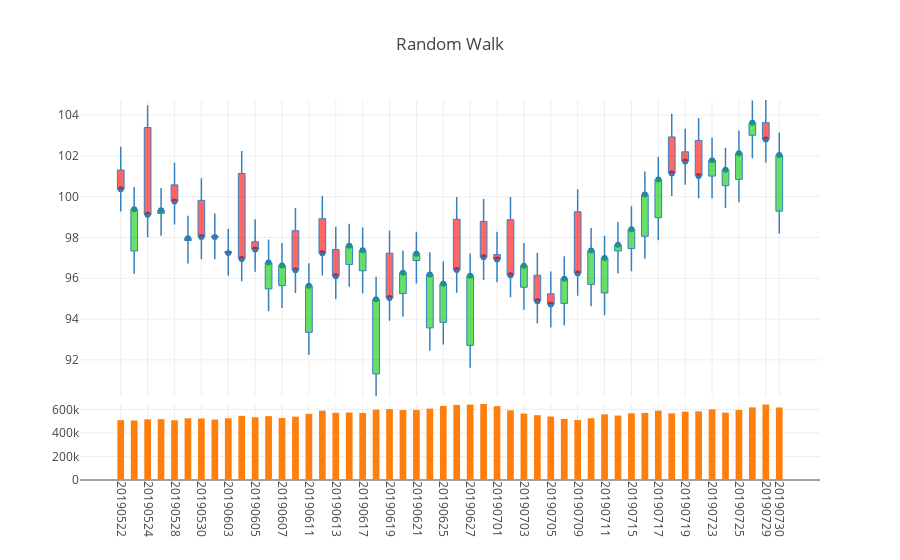

The cell this chart's notebook holds for it:
### Code cell
fig1 = dgc.PlotlyCandles(df_pseudo.iloc[-50:],number_of_ticks_display=20,title='Random Walk')
iplot(fig1.get_figure())

### Figure 1 — Plotly figure (JSON) as saved in the notebook; plotly's stock layout.template omitted (floating-point values rounded to 4 significant figures)
{"data": [{"hoverinfo": "text", "mode": "markers", "text": ["date: 20190522.0<br>open: 101.31<br>high: 102.45<br>low: 99.27<br>close: 100.36<br>volume: 508189.0", "date: 20190523.0<br>open: 97.34<br>high: 100.48<br>low: 96.22<br>close: 99.38<br>volume: 505512.0", "date: 20190524.0<br>open: 103.39<br>high: 104.48<br>low: 98.01<br>close: 99.11<br>volume: 515390.0", "date: 20190527.0<br>open: 99.18<br>high: 100.42<br>low: 98.08<br>close: 99.33<br>volume: 517170.0", "date: 20190528.0<br>open: 100.58<br>high: 101.68<br>low: 98.64<br>close: 99.76<br>volume: 507294.0", "date: 20190529.0<br>open: 97.85<br>high: 99.06<br>low: 96.73<br>close: 97.96<br>volume: 524174.0", "date: 20190530.0<br>open: 99.82<br>high: 100.91<br>low: 96.93<br>close: 98.03<br>volume: 522681.0", "date: 20190531.0<br>open: 98.07<br>high: 99.18<br>low: 96.93<br>close: 98.02<br>volume: 513723.0", "date: 20190603.0<br>open: 97.31<br>high: 98.43<br>low: 96.13<br>close: 97.24<br>volume: 524228.0", "date: 20190604.0<br>open: 101.14<br>high: 102.24<br>low: 95.85<br>close: 96.95<br>volume: 544952.0", "date: 20190605.0<br>open: 97.79<br>high: 98.89<br>low: 96.32<br>close: 97.41<br>volume: 533178.0", "date: 20190606.0<br>open: 95.48<br>high: 97.9<br>low: 94.38<br>close: 96.77<br>volume: 542283.0", "date: 20190607.0<br>open: 95.64<br>high: 97.73<br>low: 94.54<br>close: 96.63<br>volume: 526258.0", "date: 20190610.0<br>open: 98.33<br>high: 99.44<br>low: 95.28<br>close: 96.4<br>volume: 538453.0", "date: 20190611.0<br>open: 93.35<br>high: 96.74<br>low: 92.24<br>close: 95.63<br>volume: 561944.0", "date: 20190612.0<br>open: 98.92<br>high: 100.03<br>low: 96.14<br>close: 97.23<br>volume: 588815.0", "date: 20190613.0<br>open: 97.41<br>high: 98.53<br>low: 94.99<br>close: 96.1<br>volume: 571027.0", "date: 20190614.0<br>open: 96.68<br>high: 98.67<br>low: 95.58<br>close: 97.59<br>volume: 573271.0", "date: 20190617.0<br>open: 96.37<br>high: 98.49<br>low: 95.26<br>close: 97.37<br>volume: 570063.0", "date: 20190618.0<br>open: 91.31<br>high: 96.08<br>low: 90.21<br>close: 94.97<br>volume: 598076.0", "date: 20190619.0<br>open: 97.23<br>high: 98.34<br>low: 93.92<br>close: 95.03<br>volume: 601930.0", "date: 20190620.0<br>open: 95.25<br>high: 97.36<br>low: 94.12<br>close: 96.27<br>volume: 594289.0", "date: 20190621.0<br>open: 96.87<br>high: 98.28<br>low: 95.74<br>close: 97.2<br>volume: 594720.0", "date: 20190624.0<br>open: 93.57<br>high: 97.28<br>low: 92.45<br>close: 96.19<br>volume: 606445.0", "date: 20190625.0<br>open: 93.84<br>high: 96.82<br>low: 92.75<br>close: 95.73<br>volume: 629321.0", "date: 20190626.0<br>open: 98.89<br>high: 99.98<br>low: 95.29<br>close: 96.41<br>volume: 637696.0", "date: 20190627.0<br>open: 92.71<br>high: 97.21<br>low: 91.61<br>close: 96.13<br>volume: 640868.0", "date: 20190628.0<br>open: 98.79<br>high: 99.89<br>low: 95.92<br>close: 97.03<br>volume: 645630.0", "date: 20190701.0<br>open: 97.16<br>high: 98.28<br>low: 95.81<br>close: 96.92<br>volume: 627348.0", "date: 20190702.0<br>open: 98.87<br>high: 99.98<br>low: 95.07<br>close: 96.15<br>volume: 591945.0", "date: 20190703.0<br>open: 95.56<br>high: 97.73<br>low: 94.46<br>close: 96.62<br>volume: 564548.0", "date: 20190704.0<br>open: 96.15<br>high: 97.25<br>low: 93.78<br>close: 94.88<br>volume: 550666.0", "date: 20190705.0<br>open: 95.24<br>high: 96.33<br>low: 93.59<br>close: 94.72<br>volume: 538959.0", "date: 20190708.0<br>open: 94.77<br>high: 97.08<br>low: 93.68<br>close: 95.98<br>volume: 518851.0", "date: 20190709.0<br>open: 99.26<br>high: 100.36<br>low: 95.14<br>close: 96.24<br>volume: 508969.0", "date: 20190710.0<br>open: 95.7<br>high: 98.47<br>low: 94.63<br>close: 97.36<br>volume: 524536.0", "date: 20190711.0<br>open: 95.28<br>high: 98.08<br>low: 94.19<br>close: 96.99<br>volume: 557674.0", "date: 20190712.0<br>open: 97.34<br>high: 98.76<br>low: 96.23<br>close: 97.64<br>volume: 547407.0", "date: 20190715.0<br>open: 97.46<br>high: 99.53<br>low: 96.35<br>close: 98.4<br>volume: 566988.0", "date: 20190716.0<br>open: 98.06<br>high: 101.23<br>low: 96.96<br>close: 100.11<br>volume: 570074.0", "date: 20190717.0<br>open: 98.97<br>high: 101.96<br>low: 97.87<br>close: 100.84<br>volume: 588760.0", "date: 20190718.0<br>open: 102.93<br>high: 104.06<br>low: 100.03<br>close: 101.14<br>volume: 565762.0", "date: 20190719.0<br>open: 102.2<br>high: 103.33<br>low: 100.59<br>close: 101.72<br>volume: 580302.0", "date: 20190722.0<br>open: 102.76<br>high: 103.86<br>low: 99.92<br>close: 101.02<br>volume: 583273.0", "date: 20190723.0<br>open: 101.01<br>high: 102.89<br>low: 99.92<br>close: 101.79<br>volume: 599763.0", "date: 20190724.0<br>open: 100.54<br>high: 102.4<br>low: 99.45<br>close: 101.32<br>volume: 572154.0", "date: 20190725.0<br>open: 100.85<br>high: 103.24<br>low: 99.73<br>close: 102.13<br>volume: 595131.0", "date: 20190726.0<br>open: 103.01<br>high: 104.72<br>low: 101.89<br>close: 103.62<br>volume: 616860.0", "date: 20190729.0<br>open: 103.63<br>high: 104.74<br>low: 101.68<br>close: 102.8<br>volume: 640899.0", "date: 20190730.0<br>open: 99.29<br>high: 103.15<br>low: 98.2<br>close: 102.04<br>volume: 615994.0"], "type": "scatter", "uid": "d60fe08c-b2f0-11e9-8863-8c859025e7f9", "x": [1, 2, 3, 4, 5, 6, 7, 8, 9, 10, 11, 12, 13, 14, 15, 16, 17, 18, 19, 20, 21, 22, 23, 24, 25, 26, 27, 28, 29, 30, 31, 32, 33, 34, 35, 36, 37, 38, 39, 40, 41, 42, 43, 44, 45, 46, 47, 48, 49, 50], "xaxis": "x", "y": [100.4, 99.38, 99.11, 99.33, 99.76, 97.96, 98.03, 98.02, 97.24, 96.95, 97.41, 96.77, 96.63, 96.4, 95.63, 97.23, 96.1, 97.59, 97.37, 94.97, 95.03, 96.27, 97.2, 96.19, 95.73, 96.41, 96.13, 97.03, 96.92, 96.15, 96.62, 94.88, 94.72, 95.98, 96.24, 97.36, 96.99, 97.64, 98.4, 100.1, 100.8, 101.1, 101.7, 101.0, 101.8, 101.3, 102.1, 103.6, 102.8, 102.0], "yaxis": "y"}, {"type": "bar", "uid": "d61198f0-b2f0-11e9-a62a-8c859025e7f9", "width": 0.5, "x": [1, 2, 3, 4, 5, 6, 7, 8, 9, 10, 11, 12, 13, 14, 15, 16, 17, 18, 19, 20, 21, 22, 23, 24, 25, 26, 27, 28, 29, 30, 31, 32, 33, 34, 35, 36, 37, 38, 39, 40, 41, 42, 43, 44, 45, 46, 47, 48, 49, 50], "xaxis": "x", "y": [508189, 505512, 515390, 517170, 507294, 524174, 522681, 513723, 524228, 544952, 533178, 542283, 526258, 538453, 561944, 588815, 571027, 573271, 570063, 598076, 601930, 594289, 594720, 606445, 629321, 637696, 640868, 645630, 627348, 591945, 564548, 550666, 538959, 518851, 508969, 524536, 557674, 547407, 566988, 570074, 588760, 565762, 580302, 583273, 599763, 572154, 595131, 616860, 640899, 615994], "yaxis": "y2"}], "layout": {"margin": {"t": 100}, "shapes": [{"line": {"color": "rgb(55, 128, 191)", "width": 1.5}, "type": "line", "x0": 1, "x1": 1, "y0": 99.27, "y1": 100.4}, {"line": {"color": "rgb(55, 128, 191)", "width": 1.5}, "type": "line", "x0": 2, "x1": 2, "y0": 96.22, "y1": 97.34}, {"line": {"color": "rgb(55, 128, 191)", "width": 1.5}, "type": "line", "x0": 3, "x1": 3, "y0": 98.01, "y1": 99.11}, {"line": {"color": "rgb(55, 128, 191)", "width": 1.5}, "type": "line", "x0": 4, "x1": 4, "y0": 98.08, "y1": 99.18}, {"line": {"color": "rgb(55, 128, 191)", "width": 1.5}, "type": "line", "x0": 5, "x1": 5, "y0": 98.64, "y1": 99.76}, {"line": {"color": "rgb(55, 128, 191)", "width": 1.5}, "type": "line", "x0": 6, "x1": 6, "y0": 96.73, "y1": 97.85}, {"line": {"color": "rgb(55, 128, 191)", "width": 1.5}, "type": "line", "x0": 7, "x1": 7, "y0": 96.93, "y1": 98.03}, {"line": {"color": "rgb(55, 128, 191)", "width": 1.5}, "type": "line", "x0": 8, "x1": 8, "y0": 96.93, "y1": 98.02}, {"line": {"color": "rgb(55, 128, 191)", "width": 1.5}, "type": "line", "x0": 9, "x1": 9, "y0": 96.13, "y1": 97.24}, {"line": {"color": "rgb(55, 128, 191)", "width": 1.5}, "type": "line", "x0": 10, "x1": 10, "y0": 95.85, "y1": 96.95}, {"line": {"color": "rgb(55, 128, 191)", "width": 1.5}, "type": "line", "x0": 11, "x1": 11, "y0": 96.32, "y1": 97.41}, {"line": {"color": "rgb(55, 128, 191)", "width": 1.5}, "type": "line", "x0": 12, "x1": 12, "y0": 94.38, "y1": 95.48}, {"line": {"color": "rgb(55, 128, 191)", "width": 1.5}, "type": "line", "x0": 13, "x1": 13, "y0": 94.54, "y1": 95.64}, {"line": {"color": "rgb(55, 128, 191)", "width": 1.5}, "type": "line", "x0": 14, "x1": 14, "y0": 95.28, "y1": 96.4}, {"line": {"color": "rgb(55, 128, 191)", "width": 1.5}, "type": "line", "x0": 15, "x1": 15, "y0": 92.24, "y1": 93.35}, {"line": {"color": "rgb(55, 128, 191)", "width": 1.5}, "type": "line", "x0": 16, "x1": 16, "y0": 96.14, "y1": 97.23}, {"line": {"color": "rgb(55, 128, 191)", "width": 1.5}, "type": "line", "x0": 17, "x1": 17, "y0": 94.99, "y1": 96.1}, {"line": {"color": "rgb(55, 128, 191)", "width": 1.5}, "type": "line", "x0": 18, "x1": 18, "y0": 95.58, "y1": 96.68}, {"line": {"color": "rgb(55, 128, 191)", "width": 1.5}, "type": "line", "x0": 19, "x1": 19, "y0": 95.26, "y1": 96.37}, {"line": {"color": "rgb(55, 128, 191)", "width": 1.5}, "type": "line", "x0": 20, "x1": 20, "y0": 90.21, "y1": 91.31}, {"line": {"color": "rgb(55, 128, 191)", "width": 1.5}, "type": "line", "x0": 21, "x1": 21, "y0": 93.92, "y1": 95.03}, {"line": {"color": "rgb(55, 128, 191)", "width": 1.5}, "type": "line", "x0": 22, "x1": 22, "y0": 94.12, "y1": 95.25}, {"line": {"color": "rgb(55, 128, 191)", "width": 1.5}, "type": "line", "x0": 23, "x1": 23, "y0": 95.74, "y1": 96.87}, {"line": {"color": "rgb(55, 128, 191)", "width": 1.5}, "type": "line", "x0": 24, "x1": 24, "y0": 92.45, "y1": 93.57}, {"line": {"color": "rgb(55, 128, 191)", "width": 1.5}, "type": "line", "x0": 25, "x1": 25, "y0": 92.75, "y1": 93.84}, {"line": {"color": "rgb(55, 128, 191)", "width": 1.5}, "type": "line", "x0": 26, "x1": 26, "y0": 95.29, "y1": 96.41}, {"line": {"color": "rgb(55, 128, 191)", "width": 1.5}, "type": "line", "x0": 27, "x1": 27, "y0": 91.61, "y1": 92.71}, {"line": {"color": "rgb(55, 128, 191)", "width": 1.5}, "type": "line", "x0": 28, "x1": 28, "y0": 95.92, "y1": 97.03}, {"line": {"color": "rgb(55, 128, 191)", "width": 1.5}, "type": "line", "x0": 29, "x1": 29, "y0": 95.81, "y1": 96.92}, {"line": {"color": "rgb(55, 128, 191)", "width": 1.5}, "type": "line", "x0": 30, "x1": 30, "y0": 95.07, "y1": 96.15}, {"line": {"color": "rgb(55, 128, 191)", "width": 1.5}, "type": "line", "x0": 31, "x1": 31, "y0": 94.46, "y1": 95.56}, {"line": {"color": "rgb(55, 128, 191)", "width": 1.5}, "type": "line", "x0": 32, "x1": 32, "y0": 93.78, "y1": 94.88}, {"line": {"color": "rgb(55, 128, 191)", "width": 1.5}, "type": "line", "x0": 33, "x1": 33, "y0": 93.59, "y1": 94.72}, {"line": {"color": "rgb(55, 128, 191)", "width": 1.5}, "type": "line", "x0": 34, "x1": 34, "y0": 93.68, "y1": 94.77}, {"line": {"color": "rgb(55, 128, 191)", "width": 1.5}, "type": "line", "x0": 35, "x1": 35, "y0": 95.14, "y1": 96.24}, {"line": {"color": "rgb(55, 128, 191)", "width": 1.5}, "type": "line", "x0": 36, "x1": 36, "y0": 94.63, "y1": 95.7}, {"line": {"color": "rgb(55, 128, 191)", "width": 1.5}, "type": "line", "x0": 37, "x1": 37, "y0": 94.19, "y1": 95.28}, {"line": {"color": "rgb(55, 128, 191)", "width": 1.5}, "type": "line", "x0": 38, "x1": 38, "y0": 96.23, "y1": 97.34}, {"line": {"color": "rgb(55, 128, 191)", "width": 1.5}, "type": "line", "x0": 39, "x1": 39, "y0": 96.35, "y1": 97.46}, {"line": {"color": "rgb(55, 128, 191)", "width": 1.5}, "type": "line", "x0": 40, "x1": 40, "y0": 96.96, "y1": 98.06}, {"line": {"color": "rgb(55, 128, 191)", "width": 1.5}, "type": "line", "x0": 41, "x1": 41, "y0": 97.87, "y1": 98.97}, {"line": {"color": "rgb(55, 128, 191)", "width": 1.5}, "type": "line", "x0": 42, "x1": 42, "y0": 100.0, "y1": 101.1}, {"line": {"color": "rgb(55, 128, 191)", "width": 1.5}, "type": "line", "x0": 43, "x1": 43, "y0": 100.6, "y1": 101.7}, {"line": {"color": "rgb(55, 128, 191)", "width": 1.5}, "type": "line", "x0": 44, "x1": 44, "y0": 99.92, "y1": 101.0}, {"line": {"color": "rgb(55, 128, 191)", "width": 1.5}, "type": "line", "x0": 45, "x1": 45, "y0": 99.92, "y1": 101.0}, {"line": {"color": "rgb(55, 128, 191)", "width": 1.5}, "type": "line", "x0": 46, "x1": 46, "y0": 99.45, "y1": 100.5}, {"line": {"color": "rgb(55, 128, 191)", "width": 1.5}, "type": "line", "x0": 47, "x1": 47, "y0": 99.73, "y1": 100.8}, {"line": {"color": "rgb(55, 128, 191)", "width": 1.5}, "type": "line", "x0": 48, "x1": 48, "y0": 101.9, "y1": 103.0}, {"line": {"color": "rgb(55, 128, 191)", "width": 1.5}, "type": "line", "x0": 49, "x1": 49, "y0": 101.7, "y1": 102.8}, {"line": {"color": "rgb(55, 128, 191)", "width": 1.5}, "type": "line", "x0": 50, "x1": 50, "y0": 98.2, "y1": 99.29}, {"fillcolor": "rgba(255, 0, 0, 0.6)", "line": {"color": "rgb(55, 128, 191)", "width": 1}, "type": "rect", "x0": 0.75, "x1": 1.25, "xref": "x", "y0": 100.4, "y1": 101.3, "yref": "y"}, {"fillcolor": "rgba(0, 204, 0, 0.6)", "line": {"color": "rgb(55, 128, 191)", "width": 1}, "type": "rect", "x0": 1.75, "x1": 2.25, "xref": "x", "y0": 97.34, "y1": 99.38, "yref": "y"}, {"fillcolor": "rgba(255, 0, 0, 0.6)", "line": {"color": "rgb(55, 128, 191)", "width": 1}, "type": "rect", "x0": 2.75, "x1": 3.25, "xref": "x", "y0": 99.11, "y1": 103.4, "yref": "y"}, {"fillcolor": "rgba(0, 204, 0, 0.6)", "line": {"color": "rgb(55, 128, 191)", "width": 1}, "type": "rect", "x0": 3.75, "x1": 4.25, "xref": "x", "y0": 99.18, "y1": 99.33, "yref": "y"}, {"fillcolor": "rgba(255, 0, 0, 0.6)", "line": {"color": "rgb(55, 128, 191)", "width": 1}, "type": "rect", "x0": 4.75, "x1": 5.25, "xref": "x", "y0": 99.76, "y1": 100.6, "yref": "y"}, {"fillcolor": "rgba(0, 204, 0, 0.6)", "line": {"color": "rgb(55, 128, 191)", "width": 1}, "type": "rect", "x0": 5.75, "x1": 6.25, "xref": "x", "y0": 97.85, "y1": 97.96, "yref": "y"}, {"fillcolor": "rgba(255, 0, 0, 0.6)", "line": {"color": "rgb(55, 128, 191)", "width": 1}, "type": "rect", "x0": 6.75, "x1": 7.25, "xref": "x", "y0": 98.03, "y1": 99.82, "yref": "y"}, {"fillcolor": "rgba(255, 0, 0, 0.6)", "line": {"color": "rgb(55, 128, 191)", "width": 1}, "type": "rect", "x0": 7.75, "x1": 8.25, "xref": "x", "y0": 98.02, "y1": 98.07, "yref": "y"}, {"fillcolor": "rgba(255, 0, 0, 0.6)", "line": {"color": "rgb(55, 128, 191)", "width": 1}, "type": "rect", "x0": 8.75, "x1": 9.25, "xref": "x", "y0": 97.24, "y1": 97.31, "yref": "y"}, {"fillcolor": "rgba(255, 0, 0, 0.6)", "line": {"color": "rgb(55, 128, 191)", "width": 1}, "type": "rect", "x0": 9.75, "x1": 10.25, "xref": "x", "y0": 96.95, "y1": 101.1, "yref": "y"}, {"fillcolor": "rgba(255, 0, 0, 0.6)", "line": {"color": "rgb(55, 128, 191)", "width": 1}, "type": "rect", "x0": 10.75, "x1": 11.25, "xref": "x", "y0": 97.41, "y1": 97.79, "yref": "y"}, {"fillcolor": "rgba(0, 204, 0, 0.6)", "line": {"color": "rgb(55, 128, 191)", "width": 1}, "type": "rect", "x0": 11.75, "x1": 12.25, "xref": "x", "y0": 95.48, "y1": 96.77, "yref": "y"}, {"fillcolor": "rgba(0, 204, 0, 0.6)", "line": {"color": "rgb(55, 128, 191)", "width": 1}, "type": "rect", "x0": 12.75, "x1": 13.25, "xref": "x", "y0": 95.64, "y1": 96.63, "yref": "y"}, {"fillcolor": "rgba(255, 0, 0, 0.6)", "line": {"color": "rgb(55, 128, 191)", "width": 1}, "type": "rect", "x0": 13.75, "x1": 14.25, "xref": "x", "y0": 96.4, "y1": 98.33, "yref": "y"}, {"fillcolor": "rgba(0, 204, 0, 0.6)", "line": {"color": "rgb(55, 128, 191)", "width": 1}, "type": "rect", "x0": 14.75, "x1": 15.25, "xref": "x", "y0": 93.35, "y1": 95.63, "yref": "y"}, {"fillcolor": "rgba(255, 0, 0, 0.6)", "line": {"color": "rgb(55, 128, 191)", "width": 1}, "type": "rect", "x0": 15.75, "x1": 16.25, "xref": "x", "y0": 97.23, "y1": 98.92, "yref": "y"}, {"fillcolor": "rgba(255, 0, 0, 0.6)", "line": {"color": "rgb(55, 128, 191)", "width": 1}, "type": "rect", "x0": 16.75, "x1": 17.25, "xref": "x", "y0": 96.1, "y1": 97.41, "yref": "y"}, {"fillcolor": "rgba(0, 204, 0, 0.6)", "line": {"color": "rgb(55, 128, 191)", "width": 1}, "type": "rect", "x0": 17.75, "x1": 18.25, "xref": "x", "y0": 96.68, "y1": 97.59, "yref": "y"}, {"fillcolor": "rgba(0, 204, 0, 0.6)", "line": {"color": "rgb(55, 128, 191)", "width": 1}, "type": "rect", "x0": 18.75, "x1": 19.25, "xref": "x", "y0": 96.37, "y1": 97.37, "yref": "y"}, {"fillcolor": "rgba(0, 204, 0, 0.6)", "line": {"color": "rgb(55, 128, 191)", "width": 1}, "type": "rect", "x0": 19.75, "x1": 20.25, "xref": "x", "y0": 91.31, "y1": 94.97, "yref": "y"}, {"fillcolor": "rgba(255, 0, 0, 0.6)", "line": {"color": "rgb(55, 128, 191)", "width": 1}, "type": "rect", "x0": 20.75, "x1": 21.25, "xref": "x", "y0": 95.03, "y1": 97.23, "yref": "y"}, {"fillcolor": "rgba(0, 204, 0, 0.6)", "line": {"color": "rgb(55, 128, 191)", "width": 1}, "type": "rect", "x0": 21.75, "x1": 22.25, "xref": "x", "y0": 95.25, "y1": 96.27, "yref": "y"}, {"fillcolor": "rgba(0, 204, 0, 0.6)", "line": {"color": "rgb(55, 128, 191)", "width": 1}, "type": "rect", "x0": 22.75, "x1": 23.25, "xref": "x", "y0": 96.87, "y1": 97.2, "yref": "y"}, {"fillcolor": "rgba(0, 204, 0, 0.6)", "line": {"color": "rgb(55, 128, 191)", "width": 1}, "type": "rect", "x0": 23.75, "x1": 24.25, "xref": "x", "y0": 93.57, "y1": 96.19, "yref": "y"}, {"fillcolor": "rgba(0, 204, 0, 0.6)", "line": {"color": "rgb(55, 128, 191)", "width": 1}, "type": "rect", "x0": 24.75, "x1": 25.25, "xref": "x", "y0": 93.84, "y1": 95.73, "yref": "y"}, {"fillcolor": "rgba(255, 0, 0, 0.6)", "line": {"color": "rgb(55, 128, 191)", "width": 1}, "type": "rect", "x0": 25.75, "x1": 26.25, "xref": "x", "y0": 96.41, "y1": 98.89, "yref": "y"}, {"fillcolor": "rgba(0, 204, 0, 0.6)", "line": {"color": "rgb(55, 128, 191)", "width": 1}, "type": "rect", "x0": 26.75, "x1": 27.25, "xref": "x", "y0": 92.71, "y1": 96.13, "yref": "y"}, {"fillcolor": "rgba(255, 0, 0, 0.6)", "line": {"color": "rgb(55, 128, 191)", "width": 1}, "type": "rect", "x0": 27.75, "x1": 28.25, "xref": "x", "y0": 97.03, "y1": 98.79, "yref": "y"}, {"fillcolor": "rgba(255, 0, 0, 0.6)", "line": {"color": "rgb(55, 128, 191)", "width": 1}, "type": "rect", "x0": 28.75, "x1": 29.25, "xref": "x", "y0": 96.92, "y1": 97.16, "yref": "y"}, {"fillcolor": "rgba(255, 0, 0, 0.6)", "line": {"color": "rgb(55, 128, 191)", "width": 1}, "type": "rect", "x0": 29.75, "x1": 30.25, "xref": "x", "y0": 96.15, "y1": 98.87, "yref": "y"}, {"fillcolor": "rgba(0, 204, 0, 0.6)", "line": {"color": "rgb(55, 128, 191)", "width": 1}, "type": "rect", "x0": 30.75, "x1": 31.25, "xref": "x", "y0": 95.56, "y1": 96.62, "yref": "y"}, {"fillcolor": "rgba(255, 0, 0, 0.6)", "line": {"color": "rgb(55, 128, 191)", "width": 1}, "type": "rect", "x0": 31.75, "x1": 32.25, "xref": "x", "y0": 94.88, "y1": 96.15, "yref": "y"}, {"fillcolor": "rgba(255, 0, 0, 0.6)", "line": {"color": "rgb(55, 128, 191)", "width": 1}, "type": "rect", "x0": 32.75, "x1": 33.25, "xref": "x", "y0": 94.72, "y1": 95.24, "yref": "y"}, {"fillcolor": "rgba(0, 204, 0, 0.6)", "line": {"color": "rgb(55, 128, 191)", "width": 1}, "type": "rect", "x0": 33.75, "x1": 34.25, "xref": "x", "y0": 94.77, "y1": 95.98, "yref": "y"}, {"fillcolor": "rgba(255, 0, 0, 0.6)", "line": {"color": "rgb(55, 128, 191)", "width": 1}, "type": "rect", "x0": 34.75, "x1": 35.25, "xref": "x", "y0": 96.24, "y1": 99.26, "yref": "y"}, {"fillcolor": "rgba(0, 204, 0, 0.6)", "line": {"color": "rgb(55, 128, 191)", "width": 1}, "type": "rect", "x0": 35.75, "x1": 36.25, "xref": "x", "y0": 95.7, "y1": 97.36, "yref": "y"}, {"fillcolor": "rgba(0, 204, 0, 0.6)", "line": {"color": "rgb(55, 128, 191)", "width": 1}, "type": "rect", "x0": 36.75, "x1": 37.25, "xref": "x", "y0": 95.28, "y1": 96.99, "yref": "y"}, {"fillcolor": "rgba(0, 204, 0, 0.6)", "line": {"color": "rgb(55, 128, 191)", "width": 1}, "type": "rect", "x0": 37.75, "x1": 38.25, "xref": "x", "y0": 97.34, "y1": 97.64, "yref": "y"}, {"fillcolor": "rgba(0, 204, 0, 0.6)", "line": {"color": "rgb(55, 128, 191)", "width": 1}, "type": "rect", "x0": 38.75, "x1": 39.25, "xref": "x", "y0": 97.46, "y1": 98.4, "yref": "y"}, {"fillcolor": "rgba(0, 204, 0, 0.6)", "line": {"color": "rgb(55, 128, 191)", "width": 1}, "type": "rect", "x0": 39.75, "x1": 40.25, "xref": "x", "y0": 98.06, "y1": 100.1, "yref": "y"}, {"fillcolor": "rgba(0, 204, 0, 0.6)", "line": {"color": "rgb(55, 128, 191)", "width": 1}, "type": "rect", "x0": 40.75, "x1": 41.25, "xref": "x", "y0": 98.97, "y1": 100.8, "yref": "y"}, {"fillcolor": "rgba(255, 0, 0, 0.6)", "line": {"color": "rgb(55, 128, 191)", "width": 1}, "type": "rect", "x0": 41.75, "x1": 42.25, "xref": "x", "y0": 101.1, "y1": 102.9, "yref": "y"}, {"fillcolor": "rgba(255, 0, 0, 0.6)", "line": {"color": "rgb(55, 128, 191)", "width": 1}, "type": "rect", "x0": 42.75, "x1": 43.25, "xref": "x", "y0": 101.7, "y1": 102.2, "yref": "y"}, {"fillcolor": "rgba(255, 0, 0, 0.6)", "line": {"color": "rgb(55, 128, 191)", "width": 1}, "type": "rect", "x0": 43.75, "x1": 44.25, "xref": "x", "y0": 101.0, "y1": 102.8, "yref": "y"}, {"fillcolor": "rgba(0, 204, 0, 0.6)", "line": {"color": "rgb(55, 128, 191)", "width": 1}, "type": "rect", "x0": 44.75, "x1": 45.25, "xref": "x", "y0": 101.0, "y1": 101.8, "yref": "y"}, {"fillcolor": "rgba(0, 204, 0, 0.6)", "line": {"color": "rgb(55, 128, 191)", "width": 1}, "type": "rect", "x0": 45.75, "x1": 46.25, "xref": "x", "y0": 100.5, "y1": 101.3, "yref": "y"}, {"fillcolor": "rgba(0, 204, 0, 0.6)", "line": {"color": "rgb(55, 128, 191)", "width": 1}, "type": "rect", "x0": 46.75, "x1": 47.25, "xref": "x", "y0": 100.8, "y1": 102.1, "yref": "y"}, {"fillcolor": "rgba(0, 204, 0, 0.6)", "line": {"color": "rgb(55, 128, 191)", "width": 1}, "type": "rect", "x0": 47.75, "x1": 48.25, "xref": "x", "y0": 103.0, "y1": 103.6, "yref": "y"}, {"fillcolor": "rgba(255, 0, 0, 0.6)", "line": {"color": "rgb(55, 128, 191)", "width": 1}, "type": "rect", "x0": 48.75, "x1": 49.25, "xref": "x", "y0": 102.8, "y1": 103.6, "yref": "y"}, {"fillcolor": "rgba(0, 204, 0, 0.6)", "line": {"color": "rgb(55, 128, 191)", "width": 1}, "type": "rect", "x0": 49.75, "x1": 50.25, "xref": "x", "y0": 99.29, "y1": 102.0, "yref": "y"}, {"line": {"color": "rgb(55, 128, 191)", "width": 1.5}, "type": "line", "x0": 1, "x1": 1, "y0": 101.3, "y1": 102.5}, {"line": {"color": "rgb(55, 128, 191)", "width": 1.5}, "type": "line", "x0": 2, "x1": 2, "y0": 99.38, "y1": 100.5}, {"line": {"color": "rgb(55, 128, 191)", "width": 1.5}, "type": "line", "x0": 3, "x1": 3, "y0": 103.4, "y1": 104.5}, {"line": {"color": "rgb(55, 128, 191)", "width": 1.5}, "type": "line", "x0": 4, "x1": 4, "y0": 99.33, "y1": 100.4}, {"line": {"color": "rgb(55, 128, 191)", "width": 1.5}, "type": "line", "x0": 5, "x1": 5, "y0": 100.6, "y1": 101.7}, {"line": {"color": "rgb(55, 128, 191)", "width": 1.5}, "type": "line", "x0": 6, "x1": 6, "y0": 97.96, "y1": 99.06}, {"line": {"color": "rgb(55, 128, 191)", "width": 1.5}, "type": "line", "x0": 7, "x1": 7, "y0": 99.82, "y1": 100.9}, {"line": {"color": "rgb(55, 128, 191)", "width": 1.5}, "type": "line", "x0": 8, "x1": 8, "y0": 98.07, "y1": 99.18}, {"line": {"color": "rgb(55, 128, 191)", "width": 1.5}, "type": "line", "x0": 9, "x1": 9, "y0": 97.31, "y1": 98.43}, {"line": {"color": "rgb(55, 128, 191)", "width": 1.5}, "type": "line", "x0": 10, "x1": 10, "y0": 101.1, "y1": 102.2}, {"line": {"color": "rgb(55, 128, 191)", "width": 1.5}, "type": "line", "x0": 11, "x1": 11, "y0": 97.79, "y1": 98.89}, {"line": {"color": "rgb(55, 128, 191)", "width": 1.5}, "type": "line", "x0": 12, "x1": 12, "y0": 96.77, "y1": 97.9}, {"line": {"color": "rgb(55, 128, 191)", "width": 1.5}, "type": "line", "x0": 13, "x1": 13, "y0": 96.63, "y1": 97.73}, {"line": {"color": "rgb(55, 128, 191)", "width": 1.5}, "type": "line", "x0": 14, "x1": 14, "y0": 98.33, "y1": 99.44}, {"line": {"color": "rgb(55, 128, 191)", "width": 1.5}, "type": "line", "x0": 15, "x1": 15, "y0": 95.63, "y1": 96.74}, {"line": {"color": "rgb(55, 128, 191)", "width": 1.5}, "type": "line", "x0": 16, "x1": 16, "y0": 98.92, "y1": 100.0}, {"line": {"color": "rgb(55, 128, 191)", "width": 1.5}, "type": "line", "x0": 17, "x1": 17, "y0": 97.41, "y1": 98.53}, {"line": {"color": "rgb(55, 128, 191)", "width": 1.5}, "type": "line", "x0": 18, "x1": 18, "y0": 97.59, "y1": 98.67}, {"line": {"color": "rgb(55, 128, 191)", "width": 1.5}, "type": "line", "x0": 19, "x1": 19, "y0": 97.37, "y1": 98.49}, {"line": {"color": "rgb(55, 128, 191)", "width": 1.5}, "type": "line", "x0": 20, "x1": 20, "y0": 94.97, "y1": 96.08}, {"line": {"color": "rgb(55, 128, 191)", "width": 1.5}, "type": "line", "x0": 21, "x1": 21, "y0": 97.23, "y1": 98.34}, {"line": {"color": "rgb(55, 128, 191)", "width": 1.5}, "type": "line", "x0": 22, "x1": 22, "y0": 96.27, "y1": 97.36}, {"line": {"color": "rgb(55, 128, 191)", "width": 1.5}, "type": "line", "x0": 23, "x1": 23, "y0": 97.2, "y1": 98.28}, {"line": {"color": "rgb(55, 128, 191)", "width": 1.5}, "type": "line", "x0": 24, "x1": 24, "y0": 96.19, "y1": 97.28}, {"line": {"color": "rgb(55, 128, 191)", "width": 1.5}, "type": "line", "x0": 25, "x1": 25, "y0": 95.73, "y1": 96.82}, {"line": {"color": "rgb(55, 128, 191)", "width": 1.5}, "type": "line", "x0": 26, "x1": 26, "y0": 98.89, "y1": 99.98}, {"line": {"color": "rgb(55, 128, 191)", "width": 1.5}, "type": "line", "x0": 27, "x1": 27, "y0": 96.13, "y1": 97.21}, {"line": {"color": "rgb(55, 128, 191)", "width": 1.5}, "type": "line", "x0": 28, "x1": 28, "y0": 98.79, "y1": 99.89}, {"line": {"color": "rgb(55, 128, 191)", "width": 1.5}, "type": "line", "x0": 29, "x1": 29, "y0": 97.16, "y1": 98.28}, {"line": {"color": "rgb(55, 128, 191)", "width": 1.5}, "type": "line", "x0": 30, "x1": 30, "y0": 98.87, "y1": 99.98}, {"line": {"color": "rgb(55, 128, 191)", "width": 1.5}, "type": "line", "x0": 31, "x1": 31, "y0": 96.62, "y1": 97.73}, {"line": {"color": "rgb(55, 128, 191)", "width": 1.5}, "type": "line", "x0": 32, "x1": 32, "y0": 96.15, "y1": 97.25}, {"line": {"color": "rgb(55, 128, 191)", "width": 1.5}, "type": "line", "x0": 33, "x1": 33, "y0": 95.24, "y1": 96.33}, {"line": {"color": "rgb(55, 128, 191)", "width": 1.5}, "type": "line", "x0": 34, "x1": 34, "y0": 95.98, "y1": 97.08}, {"line": {"color": "rgb(55, 128, 191)", "width": 1.5}, "type": "line", "x0": 35, "x1": 35, "y0": 99.26, "y1": 100.4}, {"line": {"color": "rgb(55, 128, 191)", "width": 1.5}, "type": "line", "x0": 36, "x1": 36, "y0": 97.36, "y1": 98.47}, {"line": {"color": "rgb(55, 128, 191)", "width": 1.5}, "type": "line", "x0": 37, "x1": 37, "y0": 96.99, "y1": 98.08}, {"line": {"color": "rgb(55, 128, 191)", "width": 1.5}, "type": "line", "x0": 38, "x1": 38, "y0": 97.64, "y1": 98.76}, {"line": {"color": "rgb(55, 128, 191)", "width": 1.5}, "type": "line", "x0": 39, "x1": 39, "y0": 98.4, "y1": 99.53}, {"line": {"color": "rgb(55, 128, 191)", "width": 1.5}, "type": "line", "x0": 40, "x1": 40, "y0": 100.1, "y1": 101.2}, {"line": {"color": "rgb(55, 128, 191)", "width": 1.5}, "type": "line", "x0": 41, "x1": 41, "y0": 100.8, "y1": 102.0}, {"line": {"color": "rgb(55, 128, 191)", "width": 1.5}, "type": "line", "x0": 42, "x1": 42, "y0": 102.9, "y1": 104.1}, {"line": {"color": "rgb(55, 128, 191)", "width": 1.5}, "type": "line", "x0": 43, "x1": 43, "y0": 102.2, "y1": 103.3}, {"line": {"color": "rgb(55, 128, 191)", "width": 1.5}, "type": "line", "x0": 44, "x1": 44, "y0": 102.8, "y1": 103.9}, {"line": {"color": "rgb(55, 128, 191)", "width": 1.5}, "type": "line", "x0": 45, "x1": 45, "y0": 101.8, "y1": 102.9}, {"line": {"color": "rgb(55, 128, 191)", "width": 1.5}, "type": "line", "x0": 46, "x1": 46, "y0": 101.3, "y1": 102.4}, {"line": {"color": "rgb(55, 128, 191)", "width": 1.5}, "type": "line", "x0": 47, "x1": 47, "y0": 102.1, "y1": 103.2}, {"line": {"color": "rgb(55, 128, 191)", "width": 1.5}, "type": "line", "x0": 48, "x1": 48, "y0": 103.6, "y1": 104.7}, {"line": {"color": "rgb(55, 128, 191)", "width": 1.5}, "type": "line", "x0": 49, "x1": 49, "y0": 103.6, "y1": 104.7}, {"line": {"color": "rgb(55, 128, 191)", "width": 1.5}, "type": "line", "x0": 50, "x1": 50, "y0": 102.0, "y1": 103.2}], "showlegend": false, "title": "Random Walk", "xaxis": {"anchor": "y2", "showgrid": true, "showticklabels": true, "tickangle": 90, "tickmode": "array", "ticktext": [20190522, 20190524, 20190528, 20190530, 20190603, 20190605, 20190607, 20190611, 20190613, 20190617, 20190619, 20190621, 20190625, 20190627, 20190701, 20190703, 20190705, 20190709, 20190711, 20190715, 20190717, 20190719, 20190723, 20190725, 20190729, 20190730], "tickvals": [1, 3, 5, 7, 9, 11, 13, 15, 17, 19, 21, 23, 25, 27, 29, 31, 33, 35, 37, 39, 41, 43, 45, 47, 49, 50]}, "yaxis": {"domain": [0.22, 1], "range": [90.21, 104.7]}, "yaxis2": {"domain": [0, 0.2], "range": [0, 645630]}}}
